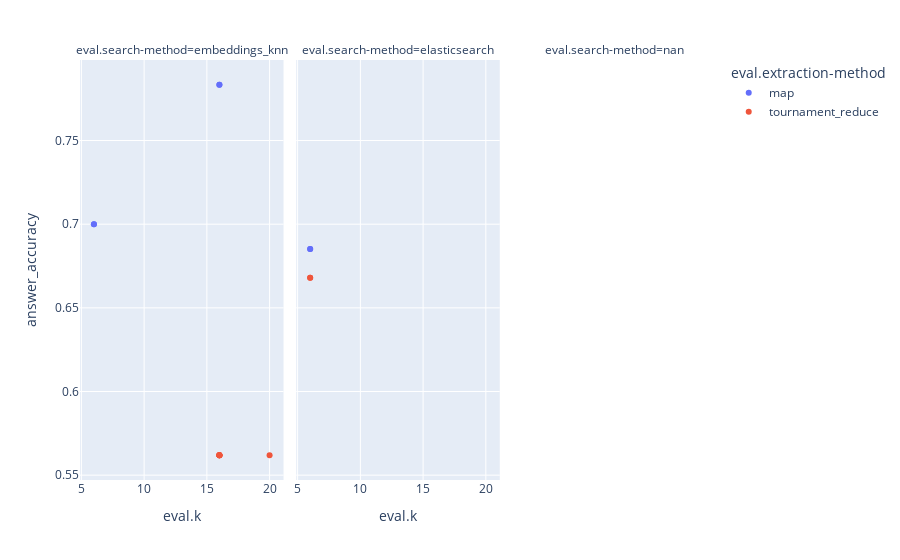

The notebook cell this image was saved under:
### Code cell
px.scatter(
    df.with_columns(pl.col("answer_accuracy").cast(pl.Float32, strict=False)),
    x="eval.k",
    y="answer_accuracy",
    facet_col="eval.search-method",
    color="eval.extraction-method",
)

### Figure 1 — Plotly figure (JSON) as saved in the notebook; plotly's stock layout.template omitted (floating-point values rounded to 4 significant figures)
{"data": [{"hovertemplate": "eval.extraction-method=map<br>eval.search-method=embeddings_knn<br>eval.k=%{x}<br>answer_accuracy=%{y}<extra></extra>", "legendgroup": "map", "marker": {"color": "#636efa", "symbol": "circle"}, "mode": "markers", "name": "map", "orientation": "v", "showlegend": true, "type": "scatter", "x": [16, 16, 6, 6], "xaxis": "x", "y": [0.7833, 0.7833, 0.7, 0.7], "yaxis": "y"}, {"hovertemplate": "eval.extraction-method=map<br>eval.search-method=elasticsearch<br>eval.k=%{x}<br>answer_accuracy=%{y}<extra></extra>", "legendgroup": "map", "marker": {"color": "#636efa", "symbol": "circle"}, "mode": "markers", "name": "map", "orientation": "v", "showlegend": false, "type": "scatter", "x": [6, 6], "xaxis": "x2", "y": [0.6852, 0.6852], "yaxis": "y2"}, {"hovertemplate": "eval.extraction-method=tournament_reduce<br>eval.search-method=embeddings_knn<br>eval.k=%{x}<br>answer_accuracy=%{y}<extra></extra>", "legendgroup": "tournament_reduce", "marker": {"color": "#EF553B", "symbol": "circle"}, "mode": "markers", "name": "tournament_reduce", "orientation": "v", "showlegend": true, "type": "scatter", "x": [16, 16, 16, 16, 16, 20, 16], "xaxis": "x", "y": [0.5619, 0.5619, 0.5619, 0.5619, 0.5619, 0.5619, 0.5619], "yaxis": "y"}, {"hovertemplate": "eval.extraction-method=tournament_reduce<br>eval.search-method=elasticsearch<br>eval.k=%{x}<br>answer_accuracy=%{y}<extra></extra>", "legendgroup": "tournament_reduce", "marker": {"color": "#EF553B", "symbol": "circle"}, "mode": "markers", "name": "tournament_reduce", "orientation": "v", "showlegend": false, "type": "scatter", "x": [6, 6], "xaxis": "x2", "y": [0.6681, 0.6681], "yaxis": "y2"}], "layout": {"annotations": [{"font": {}, "showarrow": false, "text": "eval.search-method=embeddings_knn", "x": 0.16, "xanchor": "center", "xref": "paper", "y": 1, "yanchor": "bottom", "yref": "paper"}, {"font": {}, "showarrow": false, "text": "eval.search-method=elasticsearch", "x": 0.5, "xanchor": "center", "xref": "paper", "y": 1, "yanchor": "bottom", "yref": "paper"}, {"font": {}, "showarrow": false, "text": "eval.search-method=nan", "x": 0.84, "xanchor": "center", "xref": "paper", "y": 1, "yanchor": "bottom", "yref": "paper"}], "legend": {"title": {"text": "eval.extraction-method"}, "tracegroupgap": 0}, "margin": {"t": 60}, "xaxis": {"anchor": "y", "domain": [0, 0.32], "title": {"text": "eval.k"}}, "xaxis2": {"anchor": "y2", "domain": [0.34, 0.66], "matches": "x", "title": {"text": "eval.k"}}, "xaxis3": {"anchor": "y3", "domain": [0.68, 1.0], "matches": "x", "title": {"text": "eval.k"}}, "yaxis": {"anchor": "x", "domain": [0, 1], "title": {"text": "answer_accuracy"}}, "yaxis2": {"anchor": "x2", "domain": [0, 1], "matches": "y", "showticklabels": false}, "yaxis3": {"anchor": "x3", "domain": [0, 1], "matches": "y", "showticklabels": false}}}
